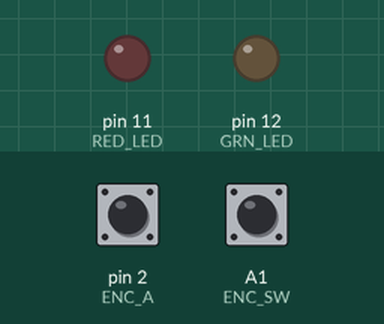
A sketch run on a simulated Arduino Nano, built with avr-gcc and run on an emulated ATmega328P. On the bench: output pins drawn as LEDs (lit = HIGH). The test bench sets the inputs (shaded band); at power-on: A1 (ENC_SW) HIGH, pin 2 (ENC_A) HIGH. What the sketch prints to the serial monitor is not drawn.

Above: at 1.2 s.
1.3 s: A1 (ENC_SW) pulled LOW for 0.15 s
At 1.37 s:
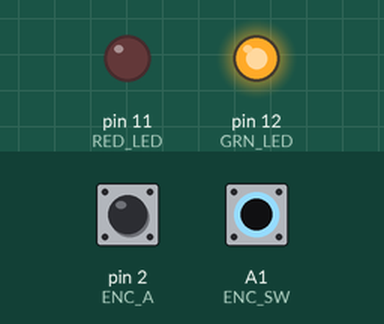
4.6 s: A1 (ENC_SW) pulled LOW for 3.2 s
At 9.1 s:
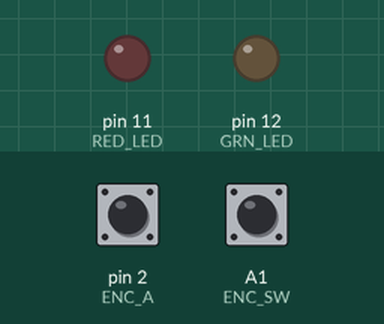
Timing chart, 0 to 10.6 s (numbered marks = the images above; inputs shaded):
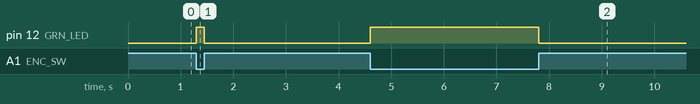

The sketch:

IoTPSP_ENCODER_Interrupt_NANO.ino
```cpp
// program to test Rotary Encoder making use of the interrupt routine on the IoT Proto Shield Plus
// www.gtronicsShop.com


// select ARDUINO NANO or EVERY according to the device your are using
// tools->Board->"ARDUINO NANO xxxx"
// select port number

#define RED_LED 11	//define pin number for red led
#define GRN_LED 12	//define pin number for green led

#define ENC_SW A1	//assign pin for rotary encoder switch
#define ENC_A 2		//assign pin for rotary encoder A
#define ENC_B A3	//assign pin for rotary encoder B

int encoderPosition = 0;
bool EncoderPositionChangedFlag = false;


void setup() {

  Serial.begin(9600);
  while (!Serial);             // wait for serial monitor
  Serial.println("IoTPSP Rotary Encoder");
  Serial.println(" - Rotate the encoder knob to see its incremental position changing");
  Serial.println(" - Press the encoder knob to see green led changing its status");

  pinMode(ENC_A, INPUT);
  pinMode(ENC_B, INPUT);
  pinMode(ENC_SW, INPUT);

  pinMode(RED_LED, OUTPUT);
  pinMode(GRN_LED, OUTPUT);

  attachInterrupt(digitalPinToInterrupt(ENC_A), handleEncoderArisingEdge, RISING);
}

void loop() {


  digitalWrite(GRN_LED, !digitalRead(ENC_SW));

  if (EncoderPositionChangedFlag)
  {
    Serial.print ("Encoder Position: ");
    Serial.println (encoderPosition);
    EncoderPositionChangedFlag = false;
  }


}

void handleEncoderArisingEdge() {

  if (digitalRead(ENC_B) == LOW) {
    encoderPosition++;
  } else {
    encoderPosition--;
  }
  EncoderPositionChangedFlag = true;
}
```

Measured:
- after the input at 1.3 s, pin 12 (GRN_LED): LOW → HIGH at once, → LOW 0.15 s later
- after the input at 4.6 s, pin 12 (GRN_LED): LOW → HIGH at once, → LOW 3.2 s later
